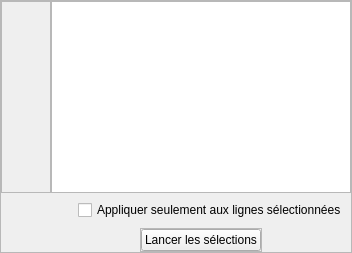
                   <widget class="QFrame" name="selectionViewFrame">
                    <property name="sizePolicy">
                     <sizepolicy hsizetype="Expanding" vsizetype="Expanding">
                      <horstretch>0</horstretch>
                      <verstretch>0</verstretch>
                     </sizepolicy>
                    </property>
                    <property name="minimumSize">
                     <size>
                      <width>350</width>
                      <height>200</height>
                     </size>
                    </property>
                    <property name="frameShape">
                     <enum>QFrame::StyledPanel</enum>
                    </property>
                    <property name="frameShadow">
                     <enum>QFrame::Raised</enum>
                    </property>
                    <layout class="QGridLayout" name="gridLayout_9">
                     <property name="leftMargin">
                      <number>0</number>
                     </property>
                     <property name="topMargin">
                      <number>0</number>
                     </property>
                     <property name="rightMargin">
                      <number>0</number>
                     </property>
                     <property name="bottomMargin">
                      <number>0</number>
                     </property>
                     <property name="horizontalSpacing">
                      <number>0</number>
                     </property>
                     <property name="verticalSpacing">
                      <number>6</number>
                     </property>
                     <item row="1" column="2" alignment="Qt::AlignHCenter">
                      <widget class="QCheckBox" name="selectionRunSelectionMode">
                       <property name="sizePolicy">
                        <sizepolicy hsizetype="Expanding" vsizetype="Fixed">
                         <horstretch>0</horstretch>
                         <verstretch>0</verstretch>
                        </sizepolicy>
                       </property>
                       <property name="text">
                        <string>Appliquer seulement aux lignes sélectionnées</string>
                       </property>
                      </widget>
                     </item>
                     <item row="4" column="1" colspan="2" alignment="Qt::AlignHCenter">
                      <widget class="QFrame" name="frame_4">
                       <property name="sizePolicy">
                        <sizepolicy hsizetype="Expanding" vsizetype="Fixed">
                         <horstretch>0</horstretch>
                         <verstretch>0</verstretch>
                        </sizepolicy>
                       </property>
                       <property name="minimumSize">
                        <size>
                         <width>0</width>
                         <height>0</height>
                        </size>
                       </property>
                       <property name="maximumSize">
                        <size>
                         <width>16777215</width>
                         <height>16777215</height>
                        </size>
                       </property>
                       <property name="frameShape">
                        <enum>QFrame::StyledPanel</enum>
                       </property>
                       <property name="frameShadow">
                        <enum>QFrame::Raised</enum>
                       </property>
                       <layout class="QHBoxLayout" name="horizontalLayout_7">
                        <property name="spacing">
                         <number>200</number>
                        </property>
                        <property name="leftMargin">
                         <number>0</number>
                        </property>
                        <property name="topMargin">
                         <number>0</number>
                        </property>
                        <property name="rightMargin">
                         <number>0</number>
                        </property>
                        <property name="bottomMargin">
                         <number>0</number>
                        </property>
                        <item>
                         <widget class="QPushButton" name="selectionRun">
                          <property name="sizePolicy">
                           <sizepolicy hsizetype="Fixed" vsizetype="Fixed">
                            <horstretch>0</horstretch>
                            <verstretch>0</verstretch>
                           </sizepolicy>
                          </property>
                          <property name="layoutDirection">
                           <enum>Qt::LeftToRight</enum>
                          </property>
                          <property name="text">
                           <string>Lancer les sélections</string>
                          </property>
                          <property name="icon">
                           <iconset resource="resources.qrc">
                            <normaloff>:/plugins/eco_cont/icons/play.svg</normaloff>:/plugins/eco_cont/icons/play.svg</iconset>
                          </property>
                         </widget>
                        </item>
                       </layout>
                      </widget>
                     </item>
                     <item row="0" column="1" colspan="2">
                      <widget class="QTableView" name="selectionView">
                       <property name="minimumSize">
                        <size>
                         <width>300</width>
                         <height>100</height>
                        </size>
                       </property>
                       <property name="alternatingRowColors">
                        <bool>true</bool>
                       </property>
                       <property name="selectionBehavior">
                        <enum>QAbstractItemView::SelectRows</enum>
                       </property>
                       <property name="sortingEnabled">
                        <bool>true</bool>
                       </property>
                      </widget>
                     </item>
                     <item row="0" column="0">
                      <widget class="QFrame" name="selectArrowsFrame">
                       <property name="sizePolicy">
                        <sizepolicy hsizetype="Fixed" vsizetype="Expanding">
                         <horstretch>0</horstretch>
                         <verstretch>0</verstretch>
                        </sizepolicy>
                       </property>
                       <property name="minimumSize">
                        <size>
                         <width>50</width>
                         <height>0</height>
                        </size>
                       </property>
                       <property name="frameShape">
                        <enum>QFrame::StyledPanel</enum>
                       </property>
                       <property name="frameShadow">
                        <enum>QFrame::Raised</enum>
                       </property>
                       <layout class="QVBoxLayout" name="verticalLayout_5">
                        <item>
                         <widget class="QToolButton" name="selectionUp">
                          <property name="sizePolicy">
                           <sizepolicy hsizetype="Fixed" vsizetype="Fixed">
                            <horstretch>0</horstretch>
                            <verstretch>0</verstretch>
                           </sizepolicy>
                          </property>
                          <property name="minimumSize">
                           <size>
                            <width>25</width>
                            <height>25</height>
                           </size>
                          </property>
                          <property name="toolTip">
                           <string>Promouvoir la sélection</string>
                          </property>
                          <property name="text">
                           <string/>
                          </property>
                          <property name="icon">
                           <iconset resource="resources.qrc">
                            <normaloff>:/plugins/eco_cont/icons/up-arrow.png</normaloff>:/plugins/eco_cont/icons/up-arrow.png</iconset>
                          </property>
                          <property name="autoRaise">
                           <bool>true</bool>
                          </property>
                         </widget>
                        </item>
                        <item>
                         <widget class="QToolButton" name="selectionDown">
                          <property name="sizePolicy">
                           <sizepolicy hsizetype="Fixed" vsizetype="Fixed">
                            <horstretch>0</horstretch>
                            <verstretch>0</verstretch>
                           </sizepolicy>
                          </property>
                          <property name="minimumSize">
                           <size>
                            <width>25</width>
                            <height>25</height>
                           </size>
                          </property>
                          <property name="toolTip">
                           <string>Rétrograder la sélection</string>
                          </property>
                          <property name="text">
                           <string/>
                          </property>
                          <property name="icon">
                           <iconset resource="resources.qrc">
                            <normaloff>:/plugins/eco_cont/icons/down-arrow.png</normaloff>:/plugins/eco_cont/icons/down-arrow.png</iconset>
                          </property>
                          <property name="autoRaise">
                           <bool>true</bool>
                          </property>
                         </widget>
                        </item>
                       </layout>
                      </widget>
                     </item>
                     <item row="1" column="1">
                      <widget class="QToolButton" name="selectionRemove">
                       <property name="sizePolicy">
                        <sizepolicy hsizetype="Fixed" vsizetype="Fixed">
                         <horstretch>0</horstretch>
                         <verstretch>0</verstretch>
                        </sizepolicy>
                       </property>
                       <property name="toolTip">
                        <string>Supprimer les lignes sélectionnées</string>
                       </property>
                       <property name="text">
                        <string/>
                       </property>
                       <property name="icon">
                        <iconset resource="resources.qrc">
                         <normaloff>:/plugins/eco_cont/icons/mActionDeleteSelected.svg</normaloff>:/plugins/eco_cont/icons/mActionDeleteSelected.svg</iconset>
                       </property>
                       <property name="autoRaise">
                        <bool>true</bool>
                       </property>
                      </widget>
                     </item>
                    </layout>
                   </widget>
